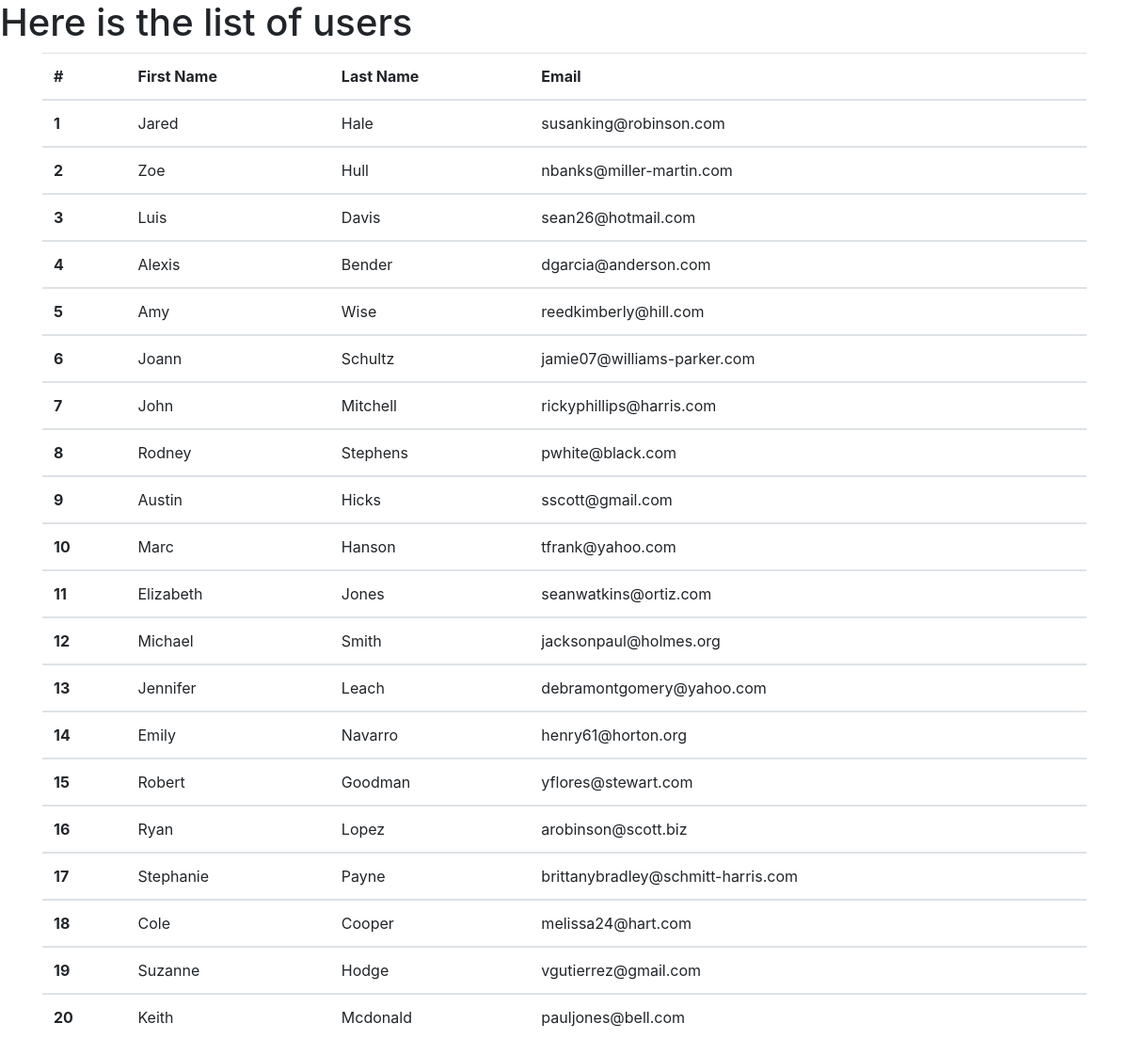
The app's page /record/ with its own data.
### hello/models.py (models this page shows, shortened)
class Info(models.Model):
    num = models.ForeignKey(Topic,on_delete=models.CASCADE)
    First = models.CharField(max_length=30,)
    Last = models.CharField(max_length=30,)
    email = models.EmailField(max_length=30,unique = True)

class Topic(models.Model):
    ID_number = models.CharField(max_length=30,unique = True)
    def __str__(self):
        return self.ID_number

### hello/views.py (the view)
def new(request):
    List = Info.objects.order_by('num')
    dic = {'newr':List}
    return render(request,'hey.html', context =dic)

### templates/hey.html (shortened to what this page needs)
<!DOCTYPE HTML>
{%load staticfiles%}
<head>
  <link rel="stylesheet" href="https://maxcdn.bootstrapcdn.com/bootstrap/4.0.0-alpha.6/css/bootstrap.min.css">
    <h1>Here is the list of users</h1>
</head>
<body>
  <div class="container">
    {% if newr %}
    <table class="table table-inverse">
<thead>
  <tr>
    <th>#</th>
    <th>First Name</th>
    <th>Last Name</th>
    <th>Email</th>
  </tr>
</thead>
  {%for ac in newr%}
<tbody>
  <tr>
    <th scope="row">{{ac.num}}</th>
    <td>{{ac.First}}</td>
    <td>{{ac.Last}}</td>
    <td>{{ac.email}}</td>
  </tr>
  {%endfor%}
</tbody>
</table>
  {% else %}
    <p>No paragraph to print</p>
  {% endif %}
  </div>
</body>
</HTML>

### records on screen
Info: num "1", First "Jared", Last "Hale", email "susanking@robinson.com"
Info: num "2", First "Zoe", Last "Hull", email "nbanks@miller-martin.com"
Info: num "3", First "Luis", Last "Davis", email "sean26@hotmail.com"
Info: num "4", First "Alexis", Last "Bender", email "dgarcia@anderson.com"
Info: num "5", First "Amy", Last "Wise", email "reedkimberly@hill.com"
Info: num "6", First "Joann", Last "Schultz", email "jamie07@williams-parker.com"
Info: num "7", First "John", Last "Mitchell", email "rickyphillips@harris.com"
Info: num "8", First "Rodney", Last "Stephens", email "pwhite@black.com"
Info: num "9", First "Austin", Last "Hicks", email "sscott@gmail.com"
Info: num "10", First "Marc", Last "Hanson", email "tfrank@yahoo.com"
Info: num "11", First "Elizabeth", Last "Jones", email "seanwatkins@ortiz.com"
Info: num "12", First "Michael", Last "Smith", email "jacksonpaul@holmes.org"
Info: num "13", First "Jennifer", Last "Leach", email "debramontgomery@yahoo.com"
Info: num "14", First "Emily", Last "Navarro", email "henry61@horton.org"
Info: num "15", First "Robert", Last "Goodman", email "yflores@stewart.com"
Info: num "16", First "Ryan", Last "Lopez", email "arobinson@scott.biz"
Info: num "17", First "Stephanie", Last "Payne", email "brittanybradley@schmitt-harris.com"
Info: num "18", First "Cole", Last "Cooper", email "melissa24@hart.com"
Info: num "19", First "Suzanne", Last "Hodge", email "vgutierrez@gmail.com"
Info: num "20", First "Keith", Last "Mcdonald", email "pauljones@bell.com"
